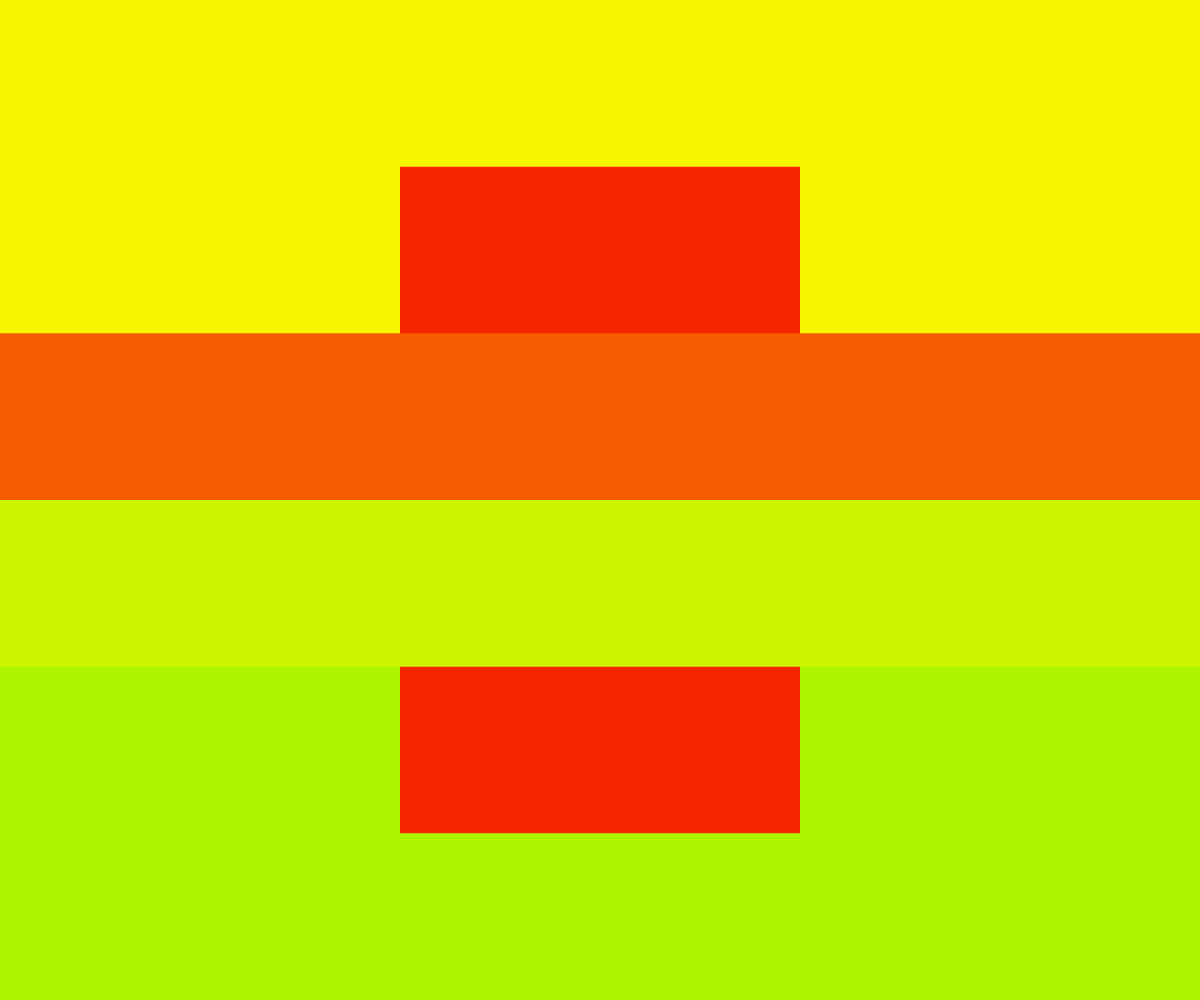
Frame 1 (no input)
Frame 60 (no input): identical to frame 1, image omitted
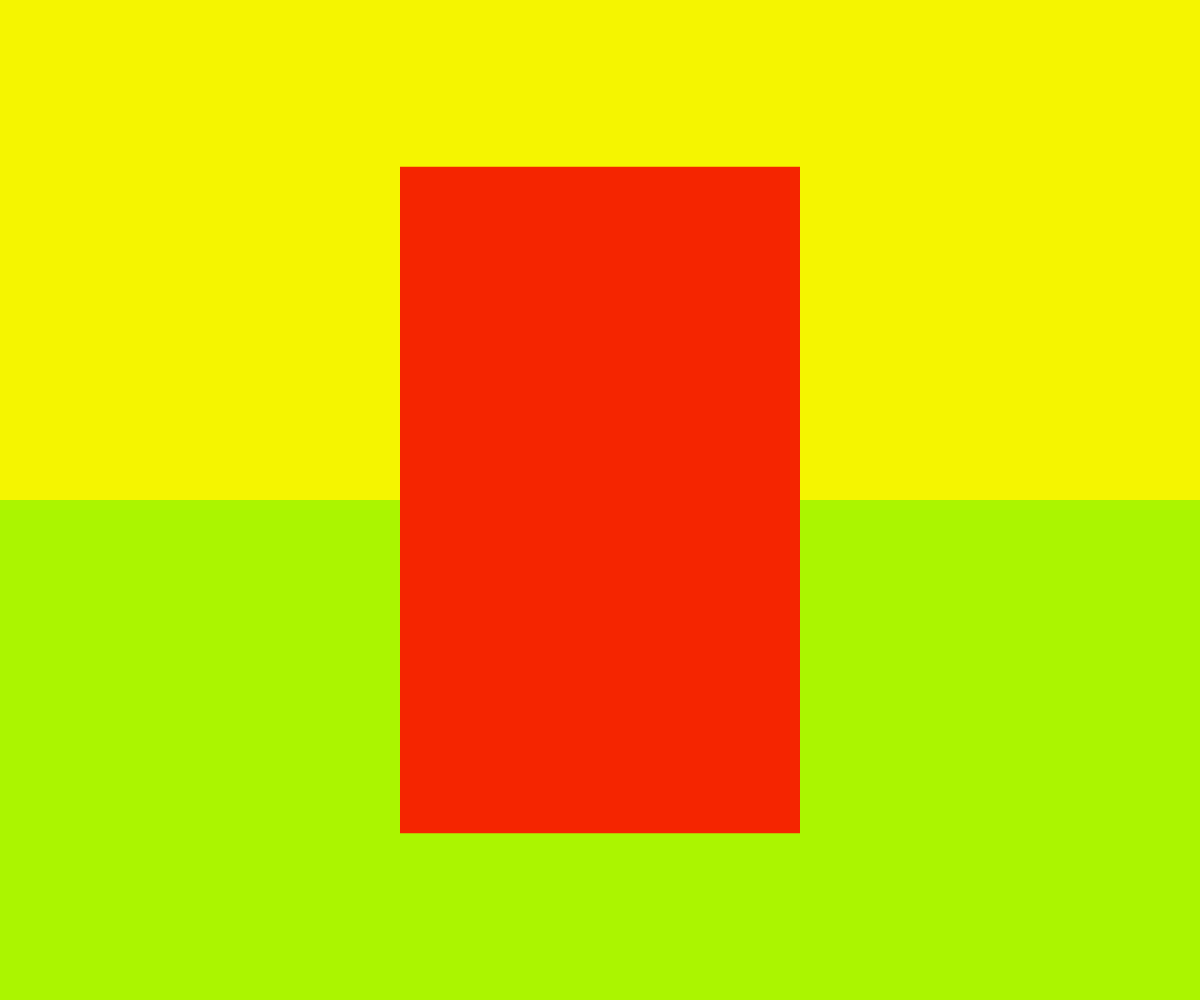
Frame 120 (the mouse pressed at the canvas centre since frame 60)

The p5.js sketch that drew these frames (run headless with seeded random() and noise() and a simulated clock; from frame 60 on, the mouse is pressed at the canvas centre):

// p5.js sketch
// ── sketch.js

let clrs = [
'#f5f500', //top 0
'#f55e00', //middle top 1
'#f52500', //middle strip 2
'#ccf500', //middle bottom 3
'#abf500' //bottom 4
]


function setup() {
  createCanvas(windowWidth, windowHeight);
  noStroke();
}

function draw() {
 background(220);
 canvasRect(clrs[4], height/2, height/2, false);
 canvasRect(clrs[0], height/2, 0, false);
 fill(clrs[2]); 
 rect(width * 1/3, height * 1/6, width * 1/3, height * 2/3); 
 canvasRect(clrs[1], height/6, height/3, true);
 canvasRect(clrs[3], height/6, height/2, true);


}

function canvasRect(clr, hgt, y_offset, clickable) {
	fill(clr);
	if((clickable == true) && (mouseIsPressed == false)){
		rect(0, y_offset, width, hgt);
	} 
	if(clickable == false){
		rect(0, y_offset, width, hgt);
	}
}
